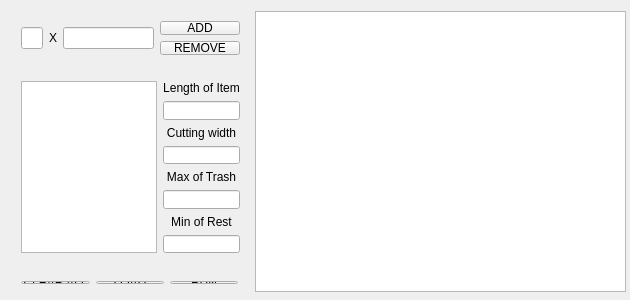
<?xml version="1.0" encoding="UTF-8"?>
<ui version="4.0">
 <class>MainWindow</class>
 <widget class="QMainWindow" name="MainWindow">
  <property name="geometry">
   <rect>
    <x>0</x>
    <y>0</y>
    <width>630</width>
    <height>300</height>
   </rect>
  </property>
  <property name="minimumSize">
   <size>
    <width>630</width>
    <height>300</height>
   </size>
  </property>
  <property name="maximumSize">
   <size>
    <width>630</width>
    <height>300</height>
   </size>
  </property>
  <property name="windowTitle">
   <string>KrojnaLista</string>
  </property>
  <widget class="QWidget" name="centralWidget">
   <widget class="QWidget" name="layoutWidget">
    <property name="geometry">
     <rect>
      <x>10</x>
      <y>10</y>
      <width>241</width>
      <height>56</height>
     </rect>
    </property>
    <layout class="QHBoxLayout" name="horizontalLayout">
     <item>
      <widget class="QLineEdit" name="unos1">
       <property name="maximumSize">
        <size>
         <width>25</width>
         <height>16777215</height>
        </size>
       </property>
       <property name="text">
        <string/>
       </property>
       <property name="maxLength">
        <number>2</number>
       </property>
      </widget>
     </item>
     <item>
      <widget class="QLabel" name="label">
       <property name="text">
        <string>X</string>
       </property>
      </widget>
     </item>
     <item>
      <widget class="QLineEdit" name="unos2"/>
     </item>
     <item>
      <layout class="QVBoxLayout" name="verticalLayout_5">
       <item>
        <widget class="QPushButton" name="Dodaj">
         <property name="text">
          <string>ADD</string>
         </property>
        </widget>
       </item>
       <item>
        <widget class="QPushButton" name="Obrisi">
         <property name="text">
          <string>REMOVE</string>
         </property>
        </widget>
       </item>
      </layout>
     </item>
    </layout>
   </widget>
   <widget class="QTextBrowser" name="textBrowser">
    <property name="geometry">
     <rect>
      <x>255</x>
      <y>11</y>
      <width>371</width>
      <height>281</height>
     </rect>
    </property>
   </widget>
   <widget class="QWidget" name="layoutWidget1">
    <property name="geometry">
     <rect>
      <x>10</x>
      <y>70</y>
      <width>241</width>
      <height>194</height>
     </rect>
    </property>
    <layout class="QHBoxLayout" name="horizontalLayout_2">
     <item>
      <widget class="QListWidget" name="listWidget"/>
     </item>
     <item>
      <layout class="QVBoxLayout" name="verticalLayout_6">
       <item>
        <layout class="QVBoxLayout" name="verticalLayout">
         <item>
          <widget class="QLabel" name="label_3">
           <property name="text">
            <string>Length of Item</string>
           </property>
           <property name="alignment">
            <set>Qt::AlignCenter</set>
           </property>
          </widget>
         </item>
         <item>
          <widget class="QLineEdit" name="duzinaSipke">
           <property name="text">
            <string/>
           </property>
          </widget>
         </item>
        </layout>
       </item>
       <item>
        <layout class="QVBoxLayout" name="verticalLayout_2">
         <item>
          <widget class="QLabel" name="label_2">
           <property name="text">
            <string>Cutting width</string>
           </property>
           <property name="alignment">
            <set>Qt::AlignCenter</set>
           </property>
          </widget>
         </item>
         <item>
          <widget class="QLineEdit" name="sirinaReza"/>
         </item>
        </layout>
       </item>
       <item>
        <layout class="QVBoxLayout" name="verticalLayout_3">
         <item>
          <widget class="QLabel" name="label_4">
           <property name="text">
            <string>Max of Trash</string>
           </property>
           <property name="alignment">
            <set>Qt::AlignCenter</set>
           </property>
          </widget>
         </item>
         <item>
          <widget class="QLineEdit" name="minOtpad"/>
         </item>
        </layout>
       </item>
       <item>
        <layout class="QVBoxLayout" name="verticalLayout_4">
         <item>
          <widget class="QLabel" name="label_5">
           <property name="text">
            <string>Min of Rest</string>
           </property>
           <property name="alignment">
            <set>Qt::AlignCenter</set>
           </property>
          </widget>
         </item>
         <item>
          <widget class="QLineEdit" name="maxOtpad">
           <property name="enabled">
            <bool>true</bool>
           </property>
          </widget>
         </item>
        </layout>
       </item>
      </layout>
     </item>
    </layout>
   </widget>
   <widget class="QWidget" name="layoutWidget2">
    <property name="geometry">
     <rect>
      <x>10</x>
      <y>270</y>
      <width>239</width>
      <height>25</height>
     </rect>
    </property>
    <layout class="QHBoxLayout" name="horizontalLayout_3">
     <item>
      <widget class="QPushButton" name="ObrisiSVe">
       <property name="text">
        <string>CLEAR ALL</string>
       </property>
      </widget>
     </item>
     <item>
      <widget class="QPushButton" name="Ucitaj">
       <property name="text">
        <string>LOAD</string>
       </property>
      </widget>
     </item>
     <item>
      <widget class="QPushButton" name="Izracunaj">
       <property name="text">
        <string>RUN</string>
       </property>
      </widget>
     </item>
    </layout>
   </widget>
  </widget>
 </widget>
 <layoutdefault spacing="6" margin="11"/>
 <resources/>
 <connections/>
</ui>
